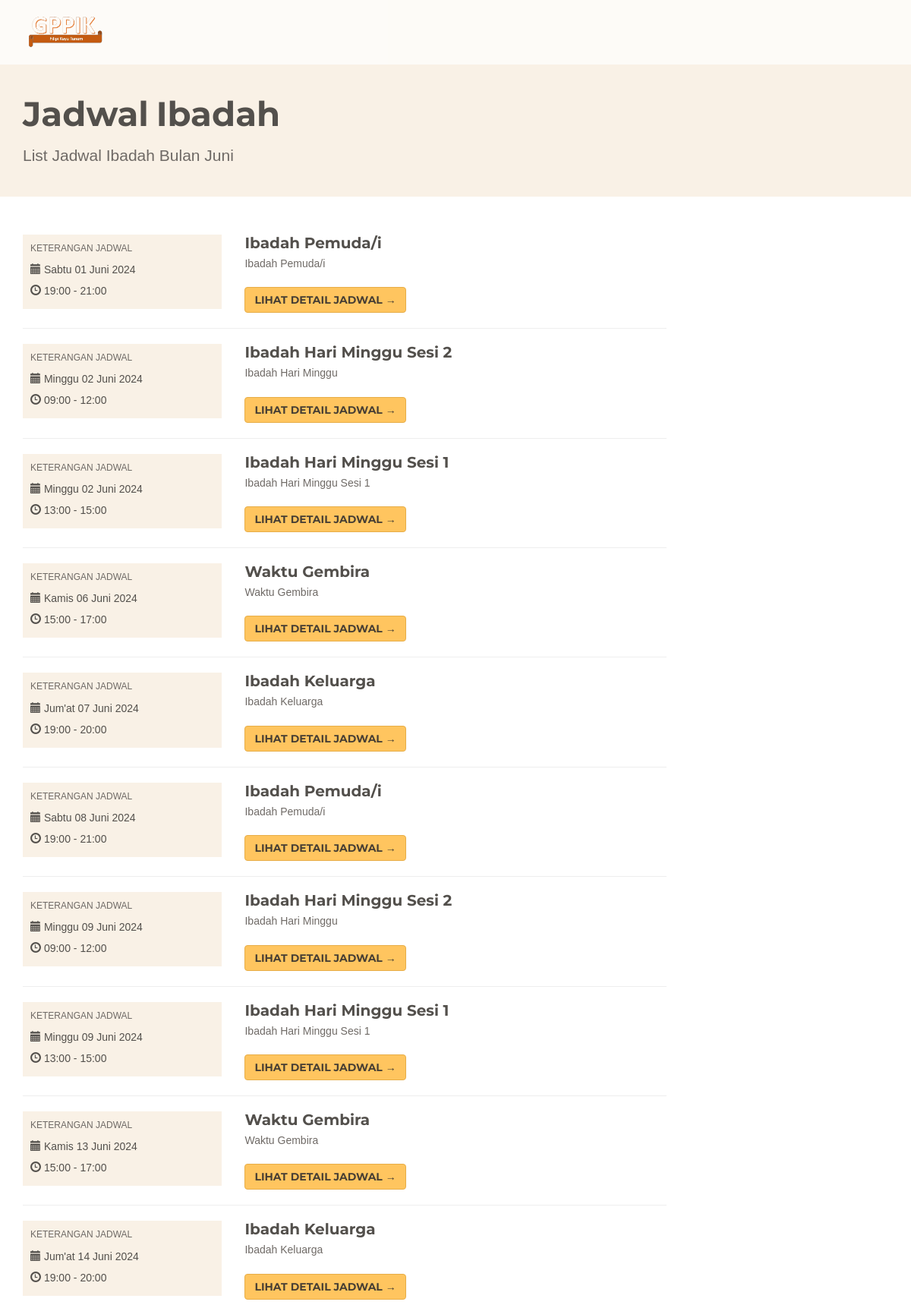
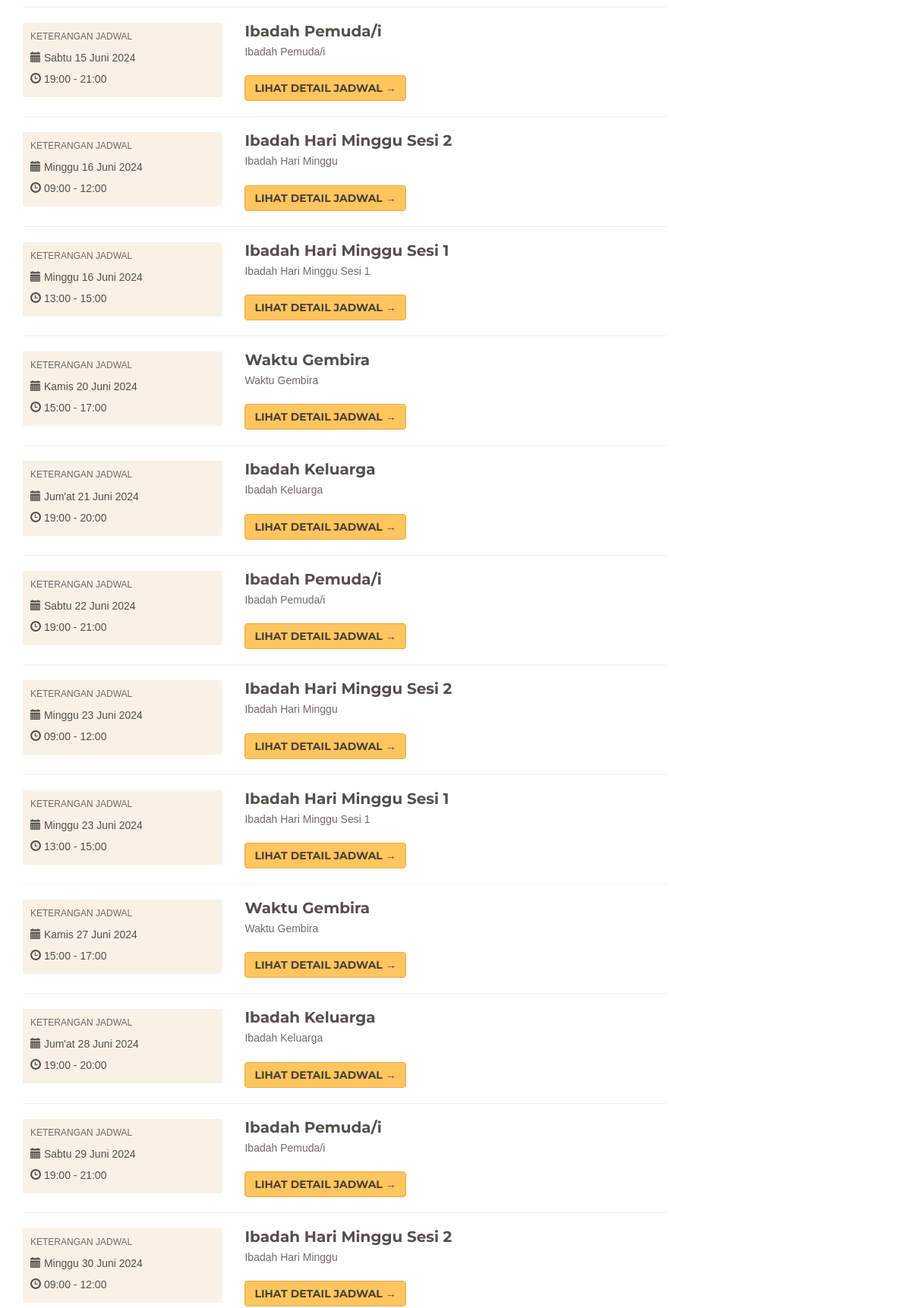
Page /index.php/jadwal (upper part) on the committed database (2 pictures, top to bottom).
### tables this page shows
CREATE TABLE `jadwal` (
  `id` int(11) NOT NULL,
  `nama_kegiatan` varchar(128) NOT NULL,
  `hari` varchar(128) NOT NULL,
  `tanggal` date NOT NULL,
  `pelayan` text NOT NULL
);

CREATE TABLE `jadwal_rules` (
  `id` int(11) NOT NULL,
  `nama_kegiatan` varchar(128) NOT NULL,
  `hari` enum('Monday','Tuesday','Wednesday','Thursday','Friday','Saturday','Sunday') NOT NULL,
  `jam_mulai` time NOT NULL,
  `jam_selesai` time NOT NULL,
  `deskripsi` text NOT NULL,
  `pelayan` text NOT NULL
);

### application/models/Global_model.php (called while the page is built, shortened)
<?php
class Global_model extends CI_Model
{
    public function getView($content, $data)
    {
        $this->load->view('partial/header', $data);
        $this->load->view('partial/topbar');
        $this->load->view($content);
        $this->load->view('partial/footer');
    }
}

### application/controllers/Jadwal.php (called while the page is built, shortened)
<?php
class Jadwal extends MY_Controller
{
	public function index()
	{
		$data['jadwal'] = $this->m_data->getJadwalThisMonth(date('m'));
		$this->m_global->getView('page/event/index', $data);
	}
}

### index.php (called while the page is built, shortened)
<?php
require_once BASEPATH.'core/CodeIgniter.php';

### application/helpers/jadwal_helper.php (called while the page is built, shortened)
<?php
function getHari($day)
{
  $hari = '';
  switch ($day) {
    case 'Thursday':
      $hari = "Kamis";
      break;
    case 'Friday':
      $hari = "Jum'at";
      break;
    case 'Saturday':
      $hari = "Sabtu";
      break;
    case 'Sunday':
      $hari = "Minggu";
      break;
  }
  return $hari;
}
function getBulan($month)
{
  $bulan = '';
  switch ($month) {
    case 'June':
      $bulan = "Juni";
      break;
  }
  return $bulan;
}

### application/models/Data_model.php (called while the page is built, shortened)
<?php
class Data_model extends CI_Model
{
    public function getJadwalThisMonth($month)
    {
        $this->db->select('*');
        $this->db->from('jadwal');
        $this->db->where("MONTH(tanggal) = $month");
        $data = $this->db->get()->result();
        return $data;
    }
}

### application/views/page/event/index.php (the view, shortened to what this page needs)
<div class="subpage-head has-margin-bottom">
    <div class="container">
        <h3>Jadwal Ibadah</h3>
        <p class="lead">List Jadwal Ibadah Bulan <?= getBulan(date('F')) ?> </p>
    </div>
</div>
<div class="container">
    <div class="row">
        <div class="col-md-9 has-margin-bottom">
            <?php foreach ($jadwal as $j) : ?>
                <?php $schedule = $this->db->get_where('jadwal_rules', ['nama_kegiatan' => $j->nama_kegiatan])->row() ?>
                <div class="row">
                    <div class="col-md-4 col-sm-4">
                        <div class="highlight-bg has-padding-xs event-details">
                            <div class="ed-title">Keterangan Jadwal</div>
                            <div class="ed-content"> <span class="glyphicon glyphicon-calendar"></span> <?= getHari($j->hari) . ' ' . date('d', strtotime($j->tanggal)). ' ' . getBulan(date('F')) . ' '.  date('Y', strtotime($j->tanggal)); ?><br>
                                <span class="glyphicon glyphicon-time"></span> <?= date('H:i', strtotime($schedule->jam_mulai)) . ' - ' . date('H:i', strtotime($schedule->jam_selesai)); ?> <br>
                            </div>
                        </div>
                    </div>
                    <div class="col-md-8 col-sm-8 bulletin">
                        <h4 class="media-heading"><?= $j->nama_kegiatan ?></h4>
                        <p class="media-content"><?= $schedule->deskripsi; ?></p>
                        <a class="btn btn-primary" href="javascript:void(0)" role="button" data-toggle="modal" data-target="#jadwalModal_<?= $j->id ?>">Lihat Detail Jadwal →</a>
                    </div>
                </div>
                <hr>
            <?php endforeach; ?>
        </div>
    </div>
</div>

### application/views/partial/header.php (shortened to what this page needs)
<!DOCTYPE html>
<html lang="en">
<head>
    <link href="<?= base_url('assets/') ?>css/bootstrap.min.css" rel="stylesheet">
    <link href="<?= base_url('assets/') ?>css/church.css" rel="stylesheet">
    <link href="<?= base_url('assets/') ?>css/fancybox.css" rel="stylesheet">
    <link href="<?= base_url('assets/') ?>css/flexslider.css" rel="stylesheet">
    <link href="<?= base_url('assets/') ?>css/fullcalendar.css" rel="stylesheet">
</head>

### application/views/partial/topbar.php (shortened to what this page needs)
<body>
    <div class="navbar navbar-default navbar-fixed-top" role="navigation">
        <div class="container">
            <div class="navbar-header">
                <a class="navbar-brand" href="index.html"> <img src="<?= base_url('assets/') ?>img/logo/logo.png" alt="church logo" class="img-responsive"></a>
            </div>
        </div>
    </div>

### application/views/partial/footer.php (shortened to what this page needs)
</body>
</html>

### assets/css/church.css (style rules this page uses)
body { font-family: "droid serif", Arial, sans-serif; background: #fff; font-weight: 300; height: 100%; margin: 0; padding: 0; color: #6f6a66; }
a { color: #2c2c2a; text-decoration: none; }
p { line-height: 1.6; }
h1, h2, h3, h4, h5, h6 { font-family: montserrat, Arial, sans-serif; font-weight: 700; }
h3 { font-size: 45px; margin: 15px 0; word-spacing: -3px; }
h4 { font-size: 20px; margin: 10px 0; }
.btn { font-family: montserrat, Arial, sans-serif; font-weight: 700; text-transform: uppercase; }
.btn-primary { color: #483f34; background-color: #ffc55f; border-color: #e7ad47; }
.highlight-bg { background: #f9f1e6; padding: 24px 0; }
.has-margin-bottom { margin-bottom: 50px; }
.has-padding-xs { padding: 10px; }
@media (min-width: 768px) { .navbar-header { max-width: 160px; } }
@media (min-width: 992px) { .navbar-header { max-width: 280px; } }
.navbar-default { background-color: #fff; background-color: rgba(255, 255, 255, 0.7); border: 0; }
.navbar-brand, .navbar-brand img, .navbar, .navbar-nav, .nav > li > a { -webkit-transition: all 0.3s; -moz-transition: all 0.3s; transition: all 0.3s; }
.navbar-brand { height: 85px; }
.navbar-brand img { max-height: 100%; }
.navbar { min-height: 85px; }
@media (min-width: 992px) { .navbar-brand img { height: 60px; } }
.event-details .ed-title { display: block; text-transform: uppercase; font-size: 12px; margin-bottom: 5px; }
.event-details .ed-content { line-height: 2; color: #53504c; }
.media-heading { color: #53504c; }
.media-content { margin-bottom: 20px; }
.subpage-head { background-color: #f9f1e6; padding-top: 80px; padding-bottom: 20px; }
.subpage-head h3 { color: #53504c; }
@media (min-width: 992px) { .subpage-head { padding-top: 110px; } }

### rows in the picture
jadwal: hari "Sabtu", tanggal "01", tanggal "2024", jadwal_rules.jam_mulai "19:00", jadwal_rules.jam_selesai "21:00", nama_kegiatan "Ibadah Pemuda/i", jadwal_rules.deskripsi "Ibadah Pemuda/i"
jadwal: hari "Minggu", tanggal "02", tanggal "2024", jadwal_rules.jam_mulai "09:00", jadwal_rules.jam_selesai "12:00", nama_kegiatan "Ibadah Hari Minggu Sesi 2", jadwal_rules.deskripsi "Ibadah Hari Minggu"
jadwal: hari "Minggu", tanggal "02", tanggal "2024", jadwal_rules.jam_mulai "13:00", jadwal_rules.jam_selesai "15:00", nama_kegiatan "Ibadah Hari Minggu Sesi 1", jadwal_rules.deskripsi "Ibadah Hari Minggu Sesi 1"
jadwal: hari "Kamis", tanggal "06", tanggal "2024", jadwal_rules.jam_mulai "15:00", jadwal_rules.jam_selesai "17:00", nama_kegiatan "Waktu Gembira", jadwal_rules.deskripsi "Waktu Gembira"
jadwal: hari "Jum'at", tanggal "07", tanggal "2024", jadwal_rules.jam_mulai "19:00", jadwal_rules.jam_selesai "20:00", nama_kegiatan "Ibadah Keluarga", jadwal_rules.deskripsi "Ibadah Keluarga"
jadwal: hari "Sabtu", tanggal "08", tanggal "2024", jadwal_rules.jam_mulai "19:00", jadwal_rules.jam_selesai "21:00", nama_kegiatan "Ibadah Pemuda/i", jadwal_rules.deskripsi "Ibadah Pemuda/i"
jadwal: hari "Minggu", tanggal "09", tanggal "2024", jadwal_rules.jam_mulai "09:00", jadwal_rules.jam_selesai "12:00", nama_kegiatan "Ibadah Hari Minggu Sesi 2", jadwal_rules.deskripsi "Ibadah Hari Minggu"
jadwal: hari "Minggu", tanggal "09", tanggal "2024", jadwal_rules.jam_mulai "13:00", jadwal_rules.jam_selesai "15:00", nama_kegiatan "Ibadah Hari Minggu Sesi 1", jadwal_rules.deskripsi "Ibadah Hari Minggu Sesi 1"
jadwal: hari "Kamis", tanggal "13", tanggal "2024", jadwal_rules.jam_mulai "15:00", jadwal_rules.jam_selesai "17:00", nama_kegiatan "Waktu Gembira", jadwal_rules.deskripsi "Waktu Gembira"
jadwal: hari "Jum'at", tanggal "14", tanggal "2024", jadwal_rules.jam_mulai "19:00", jadwal_rules.jam_selesai "20:00", nama_kegiatan "Ibadah Keluarga", jadwal_rules.deskripsi "Ibadah Keluarga"
jadwal: hari "Sabtu", tanggal "15", tanggal "2024", jadwal_rules.jam_mulai "19:00", jadwal_rules.jam_selesai "21:00", nama_kegiatan "Ibadah Pemuda/i", jadwal_rules.deskripsi "Ibadah Pemuda/i"
jadwal: hari "Minggu", tanggal "16", tanggal "2024", jadwal_rules.jam_mulai "09:00", jadwal_rules.jam_selesai "12:00", nama_kegiatan "Ibadah Hari Minggu Sesi 2", jadwal_rules.deskripsi "Ibadah Hari Minggu"
jadwal: hari "Minggu", tanggal "16", tanggal "2024", jadwal_rules.jam_mulai "13:00", jadwal_rules.jam_selesai "15:00", nama_kegiatan "Ibadah Hari Minggu Sesi 1", jadwal_rules.deskripsi "Ibadah Hari Minggu Sesi 1"
jadwal: hari "Kamis", tanggal "20", tanggal "2024", jadwal_rules.jam_mulai "15:00", jadwal_rules.jam_selesai "17:00", nama_kegiatan "Waktu Gembira", jadwal_rules.deskripsi "Waktu Gembira"
jadwal: hari "Jum'at", tanggal "21", tanggal "2024", jadwal_rules.jam_mulai "19:00", jadwal_rules.jam_selesai "20:00", nama_kegiatan "Ibadah Keluarga", jadwal_rules.deskripsi "Ibadah Keluarga"
jadwal: hari "Sabtu", tanggal "22", tanggal "2024", jadwal_rules.jam_mulai "19:00", jadwal_rules.jam_selesai "21:00", nama_kegiatan "Ibadah Pemuda/i", jadwal_rules.deskripsi "Ibadah Pemuda/i"
jadwal: hari "Minggu", tanggal "23", tanggal "2024", jadwal_rules.jam_mulai "09:00", jadwal_rules.jam_selesai "12:00", nama_kegiatan "Ibadah Hari Minggu Sesi 2", jadwal_rules.deskripsi "Ibadah Hari Minggu"
jadwal: hari "Minggu", tanggal "23", tanggal "2024", jadwal_rules.jam_mulai "13:00", jadwal_rules.jam_selesai "15:00", nama_kegiatan "Ibadah Hari Minggu Sesi 1", jadwal_rules.deskripsi "Ibadah Hari Minggu Sesi 1"
jadwal: hari "Kamis", tanggal "27", tanggal "2024", jadwal_rules.jam_mulai "15:00", jadwal_rules.jam_selesai "17:00", nama_kegiatan "Waktu Gembira", jadwal_rules.deskripsi "Waktu Gembira"
jadwal: hari "Jum'at", tanggal "28", tanggal "2024", jadwal_rules.jam_mulai "19:00", jadwal_rules.jam_selesai "20:00", nama_kegiatan "Ibadah Keluarga", jadwal_rules.deskripsi "Ibadah Keluarga"
jadwal: hari "Sabtu", tanggal "29", tanggal "2024", jadwal_rules.jam_mulai "19:00", jadwal_rules.jam_selesai "21:00", nama_kegiatan "Ibadah Pemuda/i", jadwal_rules.deskripsi "Ibadah Pemuda/i"
jadwal: hari "Minggu", tanggal "30", tanggal "2024", jadwal_rules.jam_mulai "09:00", jadwal_rules.jam_selesai "12:00", nama_kegiatan "Ibadah Hari Minggu Sesi 2", jadwal_rules.deskripsi "Ibadah Hari Minggu"
